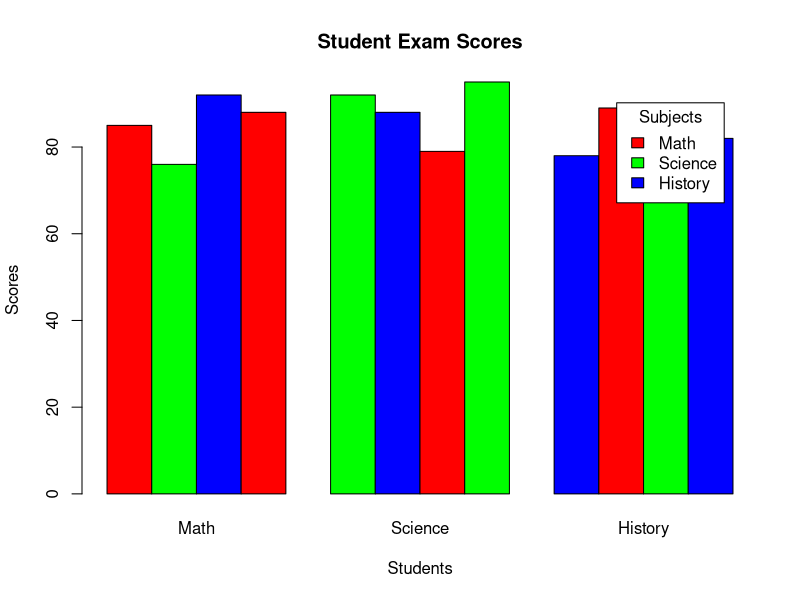

This figure's R source: (Note: this script raises an error after producing the figure.)
# a.Bar chart
student_scores <- data.frame(
  "Student" = c("Student A", "Student B", "Student C", "Student D"),
  "Math" = c(85, 76, 92, 88),
  "Science" = c(92, 88, 79, 95),
  "History" = c(78, 89, 87, 82)
)

barplot(as.matrix(student_scores[,2:4]), beside = TRUE, col = c("red", "green", "blue"), 
        main = "Student Exam Scores", xlab = "Students", ylab = "Scores")
legend("topright", inset = 0.05, title = "Subjects", c("Math", "Science", "History"), fill = c("red", "green", "blue"))


# b.Stacked bar chart
student_scores <- data.frame(
  "Student" = c("Student A", "Student B", "Student C", "Student D"),
  "Math" = c(85, 76, 92, 88),
  "Science" = c(92, 88, 79, 95),
  "History" = c(78, 89, 87, 82)
)

student_scores_long <- reshape2::melt(student_scores, id.vars = "Student")

ggplot(student_scores_long, aes(x = Student, y = value, fill = variable)) + 
  geom_bar(stat = "identity") + 
  labs(title = "Student Exam Scores", x = "Students", y = "Scores") + 
  scale_fill_manual(values = c("red", "green", "blue"), name = "Subjects")


# C.Scatter plot
student_scores <- data.frame(
  "Student" = c("Student A", "Student B", "Student C", "Student D"),
  "Math" = c(85, 76, 92, 88),
  "Science" = c(92, 88, 79, 95),
  "History" = c(78, 89, 87, 82)
)

ggplot(student_scores, aes(x = Math, y = History)) + 
  geom_point() + 
  labs(title = "Math vs History", x = "Math", y = "History")
